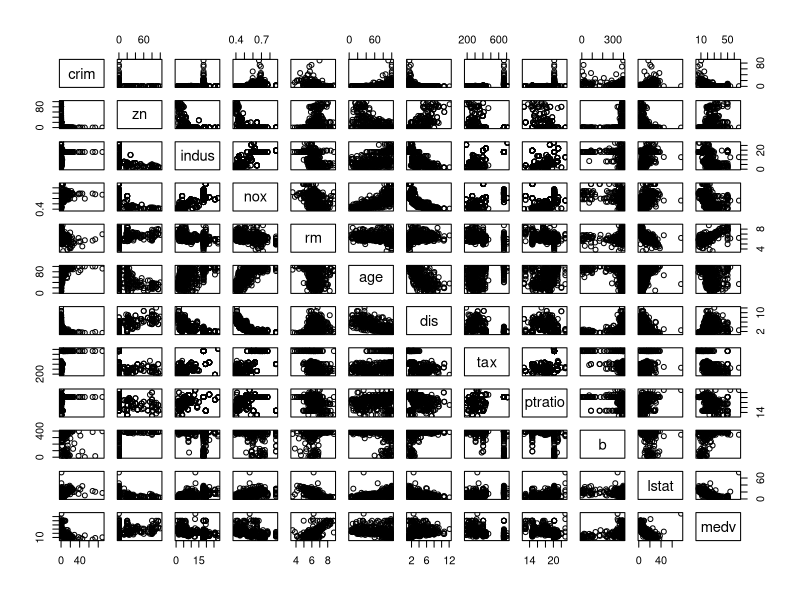
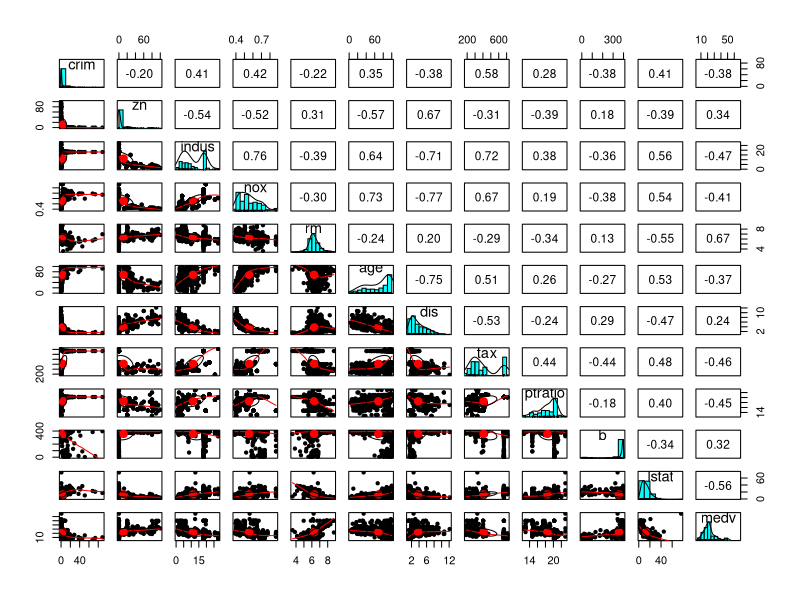
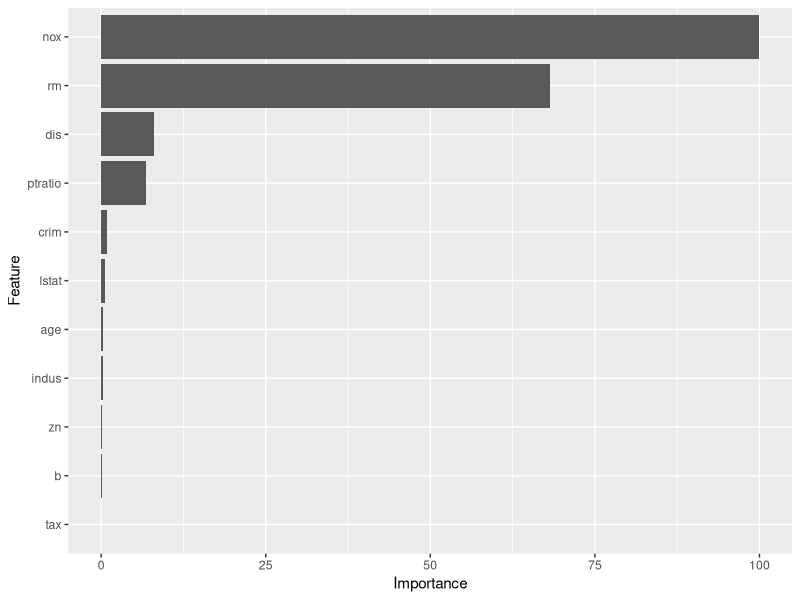
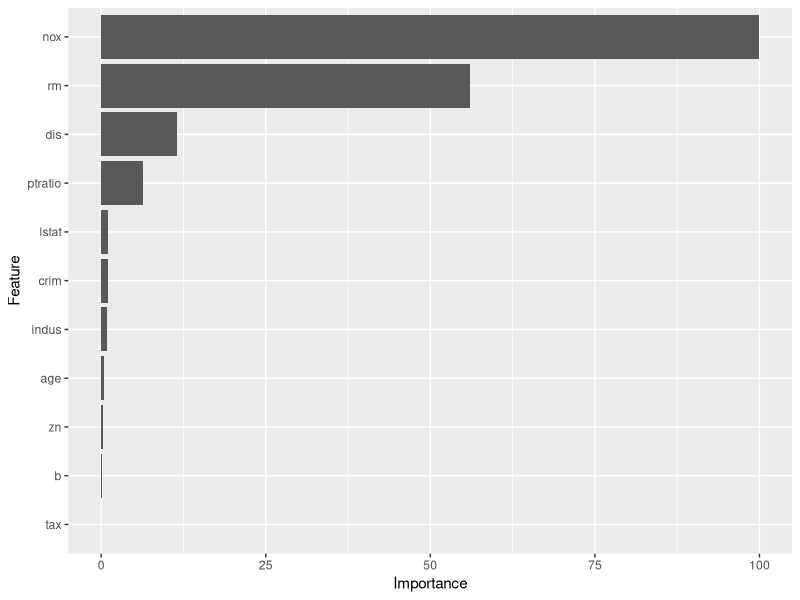

R code for these plots, in order:
## ---- chunk 1
library(psych)  
library(caret)
library(glmnet)
library(ggplot2)
## ---- chunk 2
data <- read.csv("BostonHousing.csv")

str(data)   
summary(data)   

data$chas <- as.factor(data$chas)
data$rad <- as.factor(data$rad)

str(data)  
summary(data) 

sum(is.na(data))

data <- data[-c(4,9)] 
## ---- chunk 3
pairs(data)  
round(cor(data),2)  
pairs.panels(data)
## ---- chunk 4
set.seed(7332.01) 
Index <- createDataPartition(data$medv,p=0.8,list=FALSE)
trdata <- data[Index,]
tsdata <- data[-Index,] 
head(trdata) 
head(tsdata)
## ---- chunk 5
cntrl <- trainControl(method="repeatedcv",number = 10, repeats = 5)

model_ols <- train(medv~., 
                   data=trdata,
                   method="lm",
                   trControl=cntrl)
## ---- chunk 6
model_olspred_ts <- predict(model_ols,newdata=tsdata)

model_olsperformance_ts <- data.frame(RMSE=RMSE(model_olspred_ts,tsdata$medv),
                                      Rsquare=R2(model_olspred_ts,tsdata$medv))
print(model_olsperformance_ts)
## ---- chunk 7
lambda_grid <- 10^seq(0.5,-0.5,length=100)

model_laso <- train(medv~.,
                    data=trdata,
                    method="glmnet",
                    tuneGrid=expand.grid(alpha=1,lambda=lambda_grid),
                    trControl=cntrl)
## ---- chunk 8
model_laso$bestTune
## ---- chunk 9
ggplot(varImp(model_laso))
## ---- chunk 10
model_lasopred_ts <- predict(model_laso,newdata=tsdata)

model_lasoperformance_ts <- data.frame(RMSE=RMSE(model_lasopred_ts,tsdata$medv),
                                       Rsquare=R2(model_lasopred_ts,tsdata$medv))
print(model_lasoperformance_ts)
## ---- chunk 11
model_rdg <- train(medv~.,
                   data=trdata,
                   method="glmnet",
                   tuneGrid=expand.grid(alpha=0,lambda=lambda_grid),
                   trControl=cntrl)
## ---- chunk 12
model_rdg$bestTune
## ---- chunk 13
ggplot(varImp(model_rdg))
## ---- chunk 14

model_rdgpred_ts <- predict(model_rdg,newdata=tsdata)

model_rdgperformance_ts <- data.frame(RMSE=RMSE(model_rdgpred_ts,tsdata$medv),
                                      Rsquare=R2(model_rdgpred_ts,tsdata$medv))
print(model_rdgperformance_ts)
## ---- chunk 15
model_net <- train(medv~.,
                   data=trdata,
                   method="glmnet",
                   tuneGrid=expand.grid(alpha=seq(0,0.5, length=10),lambda=lambda_grid),
                   trControl=cntrl)
## ---- chunk 16
model_net$bestTune
## ---- chunk 17
model_netpred_ts <- predict(model_net,newdata=tsdata)

model_netperformance_ts <- data.frame(RMSE=RMSE(model_netpred_ts,tsdata$medv),
                                      Rsquare=R2(model_netpred_ts,tsdata$medv))
print(model_netperformance_ts)
## ---- chunk 18
comp_ts <- matrix(c(model_lasoperformance_ts,model_rdgperformance_ts,model_netperformance_ts ),ncol=2,byrow=TRUE)
colnames(comp_ts) <- c("RMSE","Rsquare")
rownames(comp_ts) <- c("LASSO","RIDGE","Net")
print(comp_ts, digits=4)
## ---- chunk 19
model_net$bestTune
